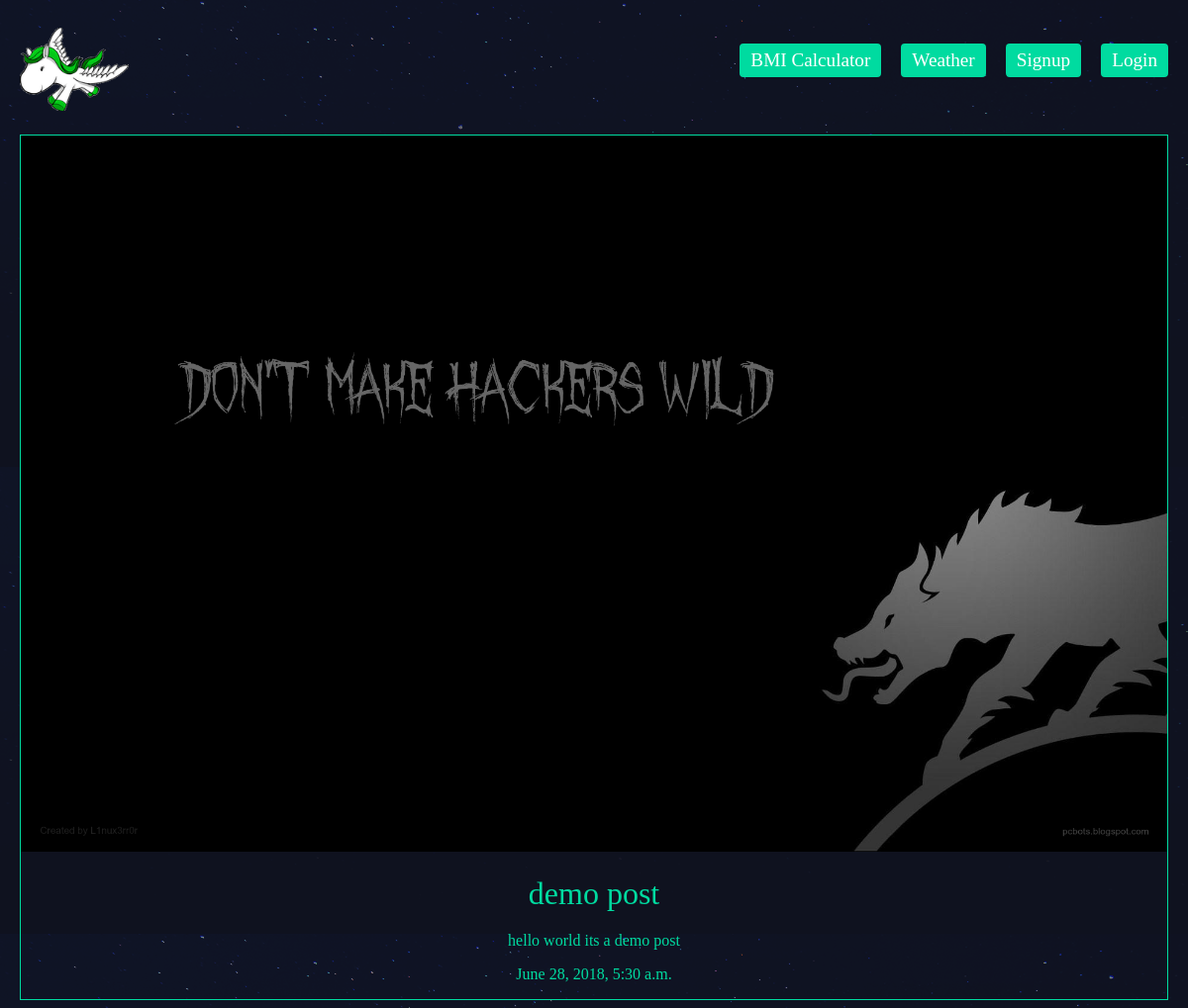
The app's page /articles/demo-post with its own data.
### articles/models.py (models this page shows, shortened)
class Article(models.Model):
    title = models.CharField(max_length=100)
    slug = models.SlugField()
    body = models.TextField()
    date = models.DateTimeField(auto_now_add=True)
    thumb = models.ImageField(default='default.png', blank=True)
    author = models.ForeignKey(User, on_delete=models.CASCADE, default=None)

### articles/views.py (the view)
# urls.py: path('<slug>', views.article_detail, name='detail'),
def article_detail(request, slug):
    article = Article.objects.get(slug=slug)
    return render(request, 'articles/article_detail.html', {'article': article})

### articles/templates/articles/article_detail.html
{% extends 'base_layout.html' %}
{% block content %}
	<div class="article-detail">
		<div class="article">
			<img src="{{ article.thumb.url }}">
			<h2>{{ article.title }}</h2>
			<p>{{ article.body }}</p>
			<p>{{ article.date }}</p>
		</div>
	</div>
{% endblock %}

### assets/styles.css (style rules this page uses)
body { background-color: #0f121f; background-image: url(/static/stars.png); background-repeat-y: no-repeat; color: #fff; }
body * { font-family: Ubuntu; }
h1, h2, h3, h4, h5 { font-weight: normal; margin: 0; }
.article { padding: 10px; border: 1px solid #00dba0; position: relative; padding-bottom: 40px; }
.article h2 { font-size: 1.2em; }
.article-detail .article { padding: 0; }
.article-detail .article img { max-width: 100%; }
.article-detail .article h2 { text-align: center; margin: 20px auto; font-size: 2em; }
.article-detail .article p { text-align: center; }

### assets/bmi.css (style rules this page uses)
body { color: #00dba0; }

### records on screen
Article: thumb (picture), title "demo post", body "hello world its a demo post", date "June 28, 2018, 5:30 a.m."
